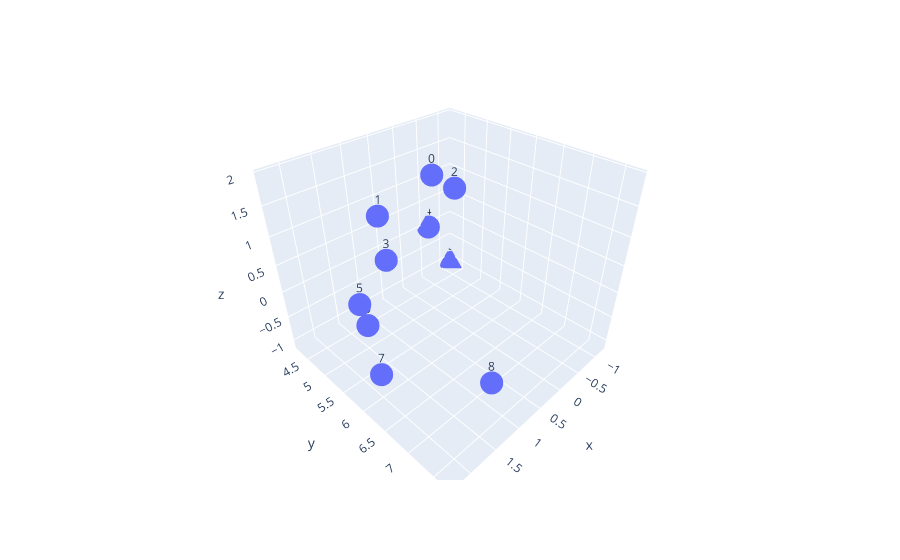

Notebook code for this chart:
### Code cell
fig = plotly_px.scatter_3d(x=-triangulated_house_points[:, 0], y=-triangulated_house_points[:, 2], z=triangulated_house_points[:, 1], text=range(triangulated_house_points.shape[0]))
fig

### Figure 1 — Plotly figure (JSON) as saved in the notebook; plotly's stock layout.template omitted (floating-point values rounded to 4 significant figures)
{"data": [{"hovertemplate": "x=%{x}<br>y=%{y}<br>z=%{z}<br>text=%{text}<extra></extra>", "legendgroup": "", "marker": {"color": "#636efa", "symbol": "circle"}, "mode": "markers+text", "name": "", "scene": "scene", "showlegend": false, "text": [0, 1, 2, 3, 4, 5, 6, 7, 8, 9], "type": "scatter3d", "x": [0.09167, 1.888, -0.9941, 1.93, -0.5987, 2.176, -1.179, 2.266, 1.558, 2.208], "y": [5.111, 6.116, 4.534, 6.268, 4.237, 5.951, 4.263, 6.4, 7.692, 6.131], "z": [1.541, 1.936, 0.7476, 1.413, -0.01975, 0.6923, -1.091, -0.1902, 0.1061, 0.4672]}], "layout": {"legend": {"tracegroupgap": 0}, "margin": {"t": 60}, "scene": {"domain": {"x": [0, 1], "y": [0, 1]}, "xaxis": {"title": {"text": "x"}}, "yaxis": {"title": {"text": "y"}}, "zaxis": {"title": {"text": "z"}}}}}
